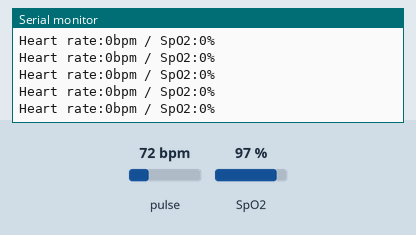
This sketch was run on a simulated Arduino Uno, built with avr-gcc and run on an emulated ATmega328P. Parts: the last lines printed to the serial monitor. Inputs (shaded band) come from the test bench; at power-on: pulse 72 bpm, SpO2 97 %.

Above: at 2.2 s.
2.3 s: pulse set to 42 bpm
At 3.33 s:
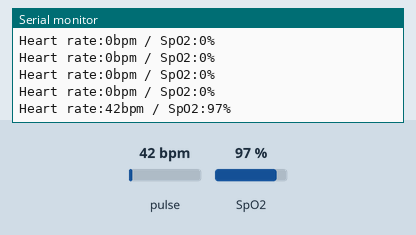
3.8 s: SpO2 set to 80 %
At 3.84 s:
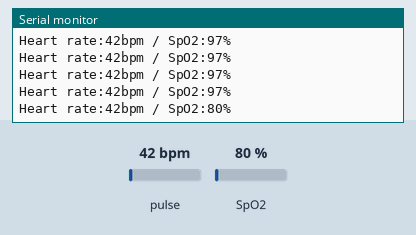
5.3 s: pulse set to 100 bpm
At 5.36 s:
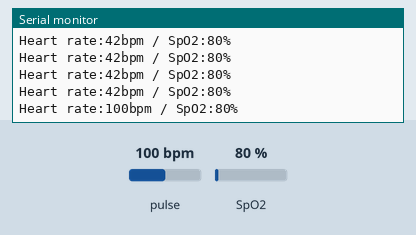
Timing chart, 0 to 8.3 s (numbered marks = the images above; inputs shaded):
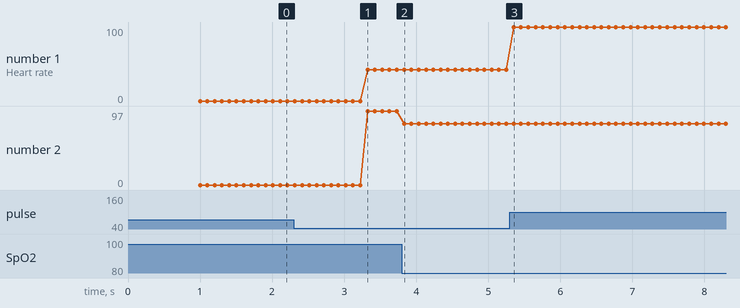

Measured:
- after the input at 2.3 s, the serial monitor: prints a new line after 1.0 s (image 1)
- after the input at 3.8 s, the serial monitor: prints a new line at once (image 2)
- after the input at 5.3 s, the serial monitor: prints a new line after 0.05 s (image 3)
- plotted number 1: 0 → 42 after the input at 2.3 s, 42 → 100 after the input at 5.3 s
- plotted number 2: 97 → 80 after the input at 3.8 s

The sketch:

pulseoximeter-test.ino
```cpp
// (licence header left out)
#include <Wire.h>
#include "MAX30100_PulseOximeter.h"

#define REPORTING_PERIOD_MS     100

// PulseOximeter is the higher level interface to the sensor
// it offers:
//  * beat detection reporting
//  * heart rate calculation
//  * SpO2 (oxidation level) calculation
PulseOximeter pox;

uint32_t tsLastReport = 0;

// Callback (registered below) fired when a pulse is detected
/*void onBeatDetected()
{
    Serial.println("Beat!");
}*/

void setup()
{
    Serial.begin(115200);
    delay(1000);

    Serial.print("Initializing pulse oximeter..");

    // Initialize the PulseOximeter instance
    // Failures are generally due to an improper I2C wiring, missing power supply
    // or wrong target chip
    if (!pox.begin()) {
        Serial.println("FAILED");
        for(;;);
    } else {
        Serial.println("SUCCESS");
    }

    // The default current for the IR LED is 50mA and it could be changed
    //   by uncommenting the following line. Check MAX30100_Registers.h for all the
    //   available options.
    //pox.setIRLedCurrent(MAX30100_LED_CURR_7_6MA);

    // Register a callback for the beat detection
    //pox.setOnBeatDetectedCallback(onBeatDetected);
}

void loop()
{
    // Make sure to call update as fast as possible
    pox.update();

    // Asynchronously dump heart rate and oxidation levels to the serial
    // For both, a value of 0 means "invalid"
    if (millis() - tsLastReport > REPORTING_PERIOD_MS) {
        Serial.print("Heart rate:");
        Serial.print(int(pox.getHeartRate()));
        Serial.print("bpm / SpO2:");
        Serial.print(pox.getSpO2());
        Serial.println("%");

        tsLastReport = millis();
    }
}
```
